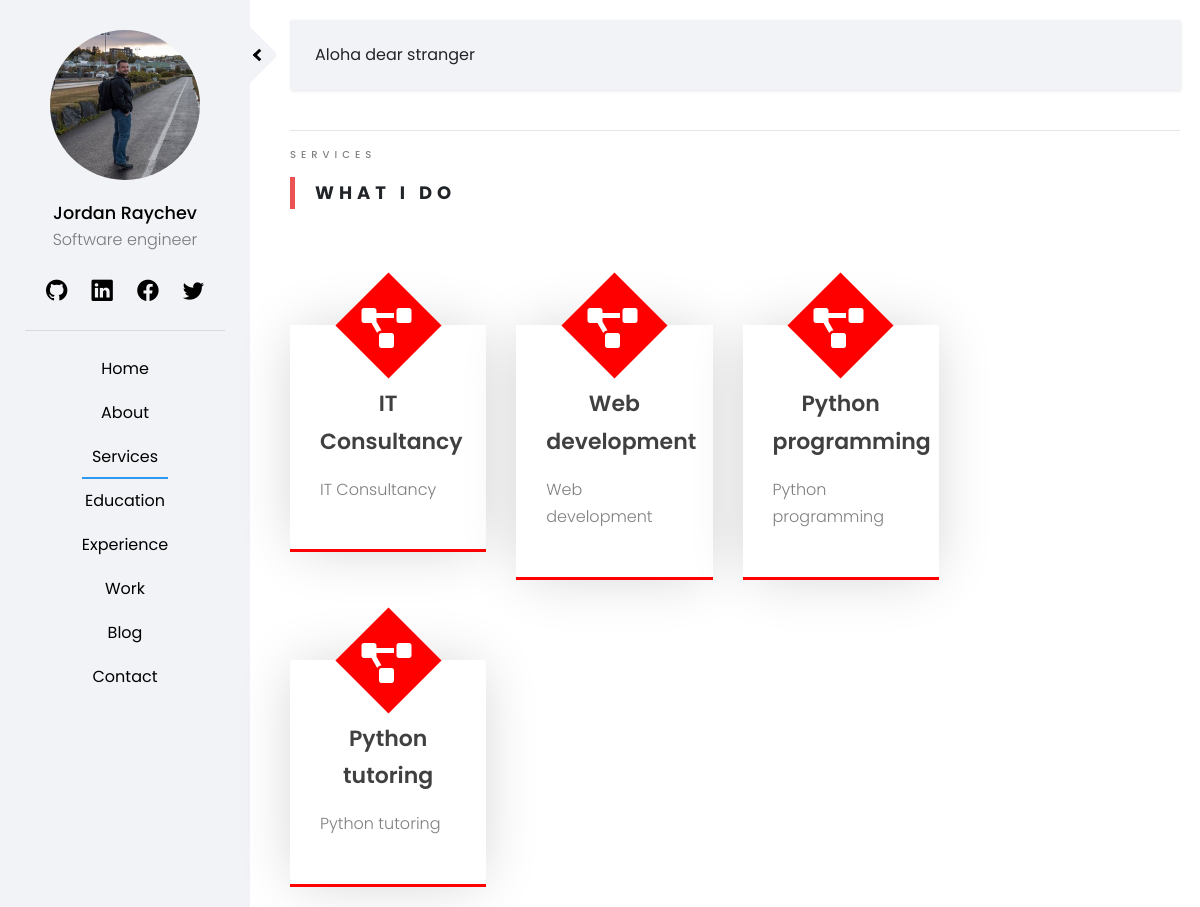
Page /pages/services/ on the earlier database version.
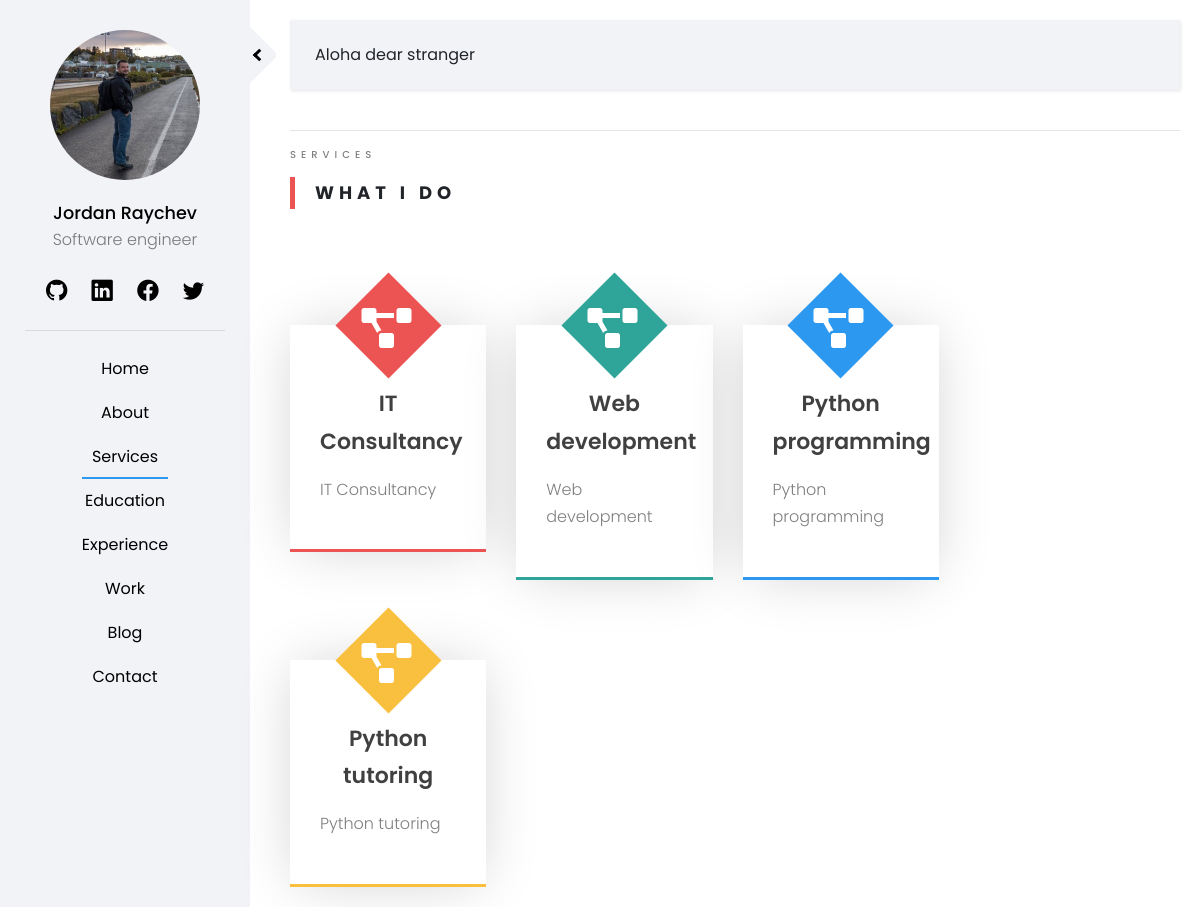
Same page on the later database version.
### staticpages/views.py (the view)
# urls.py: path('services/', ServicesView.as_view(), name='services'),
class ServicesView(TemplateView):
    template_name = 'staticpages/services.html'
    def get_context_data(self, **kwargs):
        context =  super(ServicesView,self).get_context_data(**kwargs)
        services = Service.objects.all()
        context['services'] = services
        return context

### templates/staticpages/services.html (shortened to what this page needs)
{% extends 'home/base.html' %}
{% load crispy_forms_tags %}
{% load static %}
{% block content %}
<div class = "row">
    <div class = "col-sm-12">
        <span class="heading-meta">Services</span>
        <h2 class="heading">What I Do</h2>
    </div>
</div>
<div class = "container-fluid">
    <div class="row service-row">
        <div class = "col-xl-9">
            <div class = row>
                {% for service in services %}
                <div class = "col-xl-4">
                    <div class = "service-box" style = "border-bottom: 3px solid {{ service.service_color }};">
                        <div class = "service-icon" style="background-color: {{ service.service_color }};">
                            <i class=" {{ service.service_icon}} "></i>
                        </div>
                        <div class = "service-headline">
                            <p> {{ service.service_name }}</p>
                        </div>
                        <div class = "service-desc">
                            <p>{{ service.service_description }}</p>
                        </div>
                    </div>
                </div>
                {% endfor %}
            </div>
        </div>
    </div>
</div>
{% endblock %}

Differences in the rows shown:
changed Service "IT Consultancy": service_color "red" → "#ec5453" (drawn)
changed Service "Web development": service_color "red" → "#2fa499" (drawn)
changed Service "Python programming": service_color "red" → "#2c98f0" (drawn)
changed Service "Python tutoring": service_color "red" → "#f9bf3f" (drawn)
